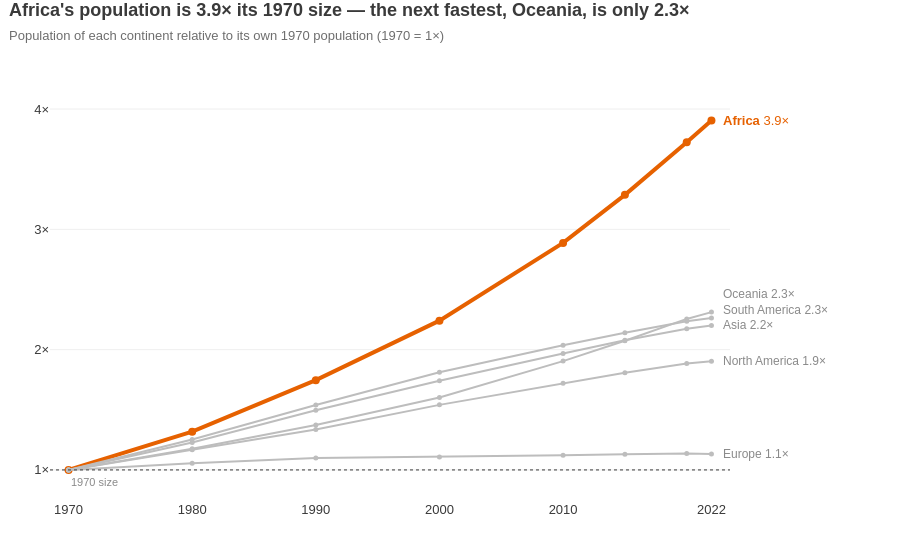

The code cell stored with this chart in its notebook:
### Markdown cell above
**Chart choice & justification:** *Which chart did you choose, and why? Justify design choices.*

**Chart: line chart, indexed to 1970 = 1×.**

**Why this chart:** the question is about change over time for six groups, and a line chart is the best way to show a trend and its pace (the slope). Indexing every continent to its *own* 1970 size puts continents of very different sizes on one comparable scale — plotting raw totals would only show that Asia is biggest, not who is growing fastest.

**Design choices**
- The y-axis is a growth multiple (1×, 2×, 3×, 4×), which answers "relative to its 1970 size" directly; a dotted line marks the 1970 size.
- **Africa — the answer — is the only coloured line** (orange, thicker); the other five continents are grey context.
- Direct labels at the end of each line (with the 2022 multiple) replace the legend.
- Markers show the real observation years on a numeric time axis, so the uneven spacing (10, 5 and 2 years) is not hidden. No vertical gridlines, only faint horizontal ones.

**What it shows:** Africa's population is **3.9× its 1970 size** (365 M → 1.43 B) and its line is still the steepest. Oceania (2.3×), South America (2.3×) and Asia (2.2×) form a middle group, North America reached 1.9×, and **Europe barely moved (1.1×)**.

### Code cell
# Q1 — growth of each continent relative to its own 1970 size → LINE CHART (indexed, 1970 = 1×)
cont = df_long.groupby(['Continent', 'Year'], as_index=False)['Population'].sum()
base_1970 = cont.loc[cont['Year'] == 1970].set_index('Continent')['Population']
cont['Growth'] = cont['Population'] / cont['Continent'].map(base_1970)        # 1.0 = same size as in 1970

end = cont.loc[cont['Year'] == 2022].set_index('Continent')['Growth'].sort_values(ascending=False)
fastest, second, slowest = end.index[0], end.index[1], end.index[-1]
colours = {c: (ACCENT if c == fastest else GREY) for c in end.index}

fig = px.line(cont, x='Year', y='Growth', color='Continent', markers=True,
              color_discrete_map=colours, custom_data=['Continent', 'Population'],
              template='plotly_white',
              title=f"{fastest}'s population is {end[fastest]:.1f}× its 1970 size — "
                    f"the next fastest, {second}, is only {end[second]:.1f}×")

fig.update_traces(line=dict(width=2), marker=dict(size=5),
                  hovertemplate='<b>%{customdata[0]}</b>, %{x}<br>%{y:.2f}× its 1970 size'
                                '<br>%{customdata[1]:,.0f} people<extra></extra>')
fig.update_traces(selector=dict(name=fastest), line=dict(width=4), marker=dict(size=8))

# Direct labels at the end of each line instead of a legend (nudged apart where lines converge)
label_y, last = {}, -np.inf
for c, g in end.sort_values().items():
    label_y[c] = max(g, last + 0.13)
    last = label_y[c]
for c, g in end.items():
    fig.add_annotation(x=2022, y=label_y[c], text=f'<b>{c}</b> {g:.1f}×' if c == fastest else f'{c} {g:.1f}×',
                       xanchor='left', xshift=10, showarrow=False,
                       font=dict(color=ACCENT if c == fastest else '#8A8A8A', size=13 if c == fastest else 12))

fig.add_hline(y=1, line=dict(color=DARK, width=1, dash='dot'))
fig.add_annotation(x=1970, y=1, text='1970 size', yshift=-12, xanchor='left', showarrow=False,
                   font=dict(size=11, color='#8A8A8A'))

fig.update_layout(title=title(fig.layout.title.text,
                              'Population of each continent relative to its own 1970 population (1970 = 1×)'),
                  showlegend=False, font=FONT, height=540, margin=dict(l=50, r=170, t=85, b=40))
fig.update_xaxes(title=None, showgrid=False, tickvals=[1970, 1980, 1990, 2000, 2010, 2022], range=[1968.5, 2023.5])
fig.update_yaxes(title=None, tickvals=[1, 2, 3, 4], ticktext=['1×', '2×', '3×', '4×'], range=[0.75, 4.2],
                 gridcolor='#EFEFEF', zeroline=False)
fig.show()

### Figure 1 — Plotly figure (JSON) as saved in the notebook; plotly's stock layout.template omitted (floating-point values rounded to 4 significant figures)
{"data": [{"customdata": [["Africa", 365444348], ["Africa", 481536377], ["Africa", 638150629], ["Africa", 818946032], ["Africa", 1055228072], ["Africa", 1201102442], ["Africa", 1360671810], ["Africa", 1426730932]], "hovertemplate": "<b>%{customdata[0]}</b>, %{x}<br>%{y:.2f}× its 1970 size<br>%{customdata[1]:,.0f} people<extra></extra>", "legendgroup": "Africa", "line": {"color": "#E66100", "dash": "solid", "width": 4}, "marker": {"size": 8, "symbol": "circle"}, "mode": "lines+markers", "name": "Africa", "orientation": "v", "showlegend": true, "type": "scatter", "x": [1970, 1980, 1990, 2000, 2010, 2015, 2020, 2022], "xaxis": "x", "y": [1.0, 1.318, 1.746, 2.241, 2.888, 3.287, 3.723, 3.904], "yaxis": "y"}, {"customdata": [["Asia", 2144906290], ["Asia", 2635334228], ["Asia", 3210563577], ["Asia", 3735089604], ["Asia", 4220041327], ["Asia", 4458250182], ["Asia", 4663086535], ["Asia", 4721383274]], "hovertemplate": "<b>%{customdata[0]}</b>, %{x}<br>%{y:.2f}× its 1970 size<br>%{customdata[1]:,.0f} people<extra></extra>", "legendgroup": "Asia", "line": {"color": "#BDBDBD", "dash": "solid", "width": 2}, "marker": {"size": 5, "symbol": "circle"}, "mode": "lines+markers", "name": "Asia", "orientation": "v", "showlegend": true, "type": "scatter", "x": [1970, 1980, 1990, 2000, 2010, 2015, 2020, 2022], "xaxis": "x", "y": [1.0, 1.229, 1.497, 1.741, 1.967, 2.079, 2.174, 2.201], "yaxis": "y"}, {"customdata": [["Europe", 655923991], ["Europe", 692527159], ["Europe", 720320797], ["Europe", 726093423], ["Europe", 735613934], ["Europe", 741535608], ["Europe", 745792196], ["Europe", 743147538]], "hovertemplate": "<b>%{customdata[0]}</b>, %{x}<br>%{y:.2f}× its 1970 size<br>%{customdata[1]:,.0f} people<extra></extra>", "legendgroup": "Europe", "line": {"color": "#BDBDBD", "dash": "solid", "width": 2}, "marker": {"size": 5, "symbol": "circle"}, "mode": "lines+markers", "name": "Europe", "orientation": "v", "showlegend": true, "type": "scatter", "x": [1970, 1980, 1990, 2000, 2010, 2015, 2020, 2022], "xaxis": "x", "y": [1.0, 1.056, 1.098, 1.107, 1.121, 1.131, 1.137, 1.133], "yaxis": "y"}, {"customdata": [["North America", 315434606], ["North America", 368293361], ["North America", 421266425], ["North America", 486069584], ["North America", 542720651], ["North America", 570383850], ["North America", 594236593], ["North America", 600296136]], "hovertemplate": "<b>%{customdata[0]}</b>, %{x}<br>%{y:.2f}× its 1970 size<br>%{customdata[1]:,.0f} people<extra></extra>", "legendgroup": "North America", "line": {"color": "#BDBDBD", "dash": "solid", "width": 2}, "marker": {"size": 5, "symbol": "circle"}, "mode": "lines+markers", "name": "North America", "orientation": "v", "showlegend": true, "type": "scatter", "x": [1970, 1980, 1990, 2000, 2010, 2015, 2020, 2022], "xaxis": "x", "y": [1.0, 1.168, 1.336, 1.541, 1.721, 1.808, 1.884, 1.903], "yaxis": "y"}, {"customdata": [["Oceania", 19480270], ["Oceania", 22920240], ["Oceania", 26743822], ["Oceania", 31222778], ["Oceania", 37102764], ["Oceania", 40403283], ["Oceania", 43933426], ["Oceania", 45038554]], "hovertemplate": "<b>%{customdata[0]}</b>, %{x}<br>%{y:.2f}× its 1970 size<br>%{customdata[1]:,.0f} people<extra></extra>", "legendgroup": "Oceania", "line": {"color": "#BDBDBD", "dash": "solid", "width": 2}, "marker": {"size": 5, "symbol": "circle"}, "mode": "lines+markers", "name": "Oceania", "orientation": "v", "showlegend": true, "type": "scatter", "x": [1970, 1980, 1990, 2000, 2010, 2015, 2020, 2022], "xaxis": "x", "y": [1.0, 1.177, 1.373, 1.603, 1.905, 2.074, 2.255, 2.312], "yaxis": "y"}, {"customdata": [["South America", 192947156], ["South America", 241789006], ["South America", 297146415], ["South America", 349634282], ["South America", 393078250], ["South America", 413134396], ["South America", 431530043], ["South America", 436816608]], "hovertemplate": "<b>%{customdata[0]}</b>, %{x}<br>%{y:.2f}× its 1970 size<br>%{customdata[1]:,.0f} people<extra></extra>", "legendgroup": "South America", "line": {"color": "#BDBDBD", "dash": "solid", "width": 2}, "marker": {"size": 5, "symbol": "circle"}, "mode": "lines+markers", "name": "South America", "orientation": "v", "showlegend": true, "type": "scatter", "x": [1970, 1980, 1990, 2000, 2010, 2015, 2020, 2022], "xaxis": "x", "y": [1.0, 1.253, 1.54, 1.812, 2.037, 2.141, 2.237, 2.264], "yaxis": "y"}], "layout": {"annotations": [{"font": {"color": "#E66100", "size": 13}, "showarrow": false, "text": "<b>Africa</b> 3.9×", "x": 2022, "xanchor": "left", "xshift": 10, "y": 3.904}, {"font": {"color": "#8A8A8A", "size": 12}, "showarrow": false, "text": "Oceania 2.3×", "x": 2022, "xanchor": "left", "xshift": 10, "y": 2.461}, {"font": {"color": "#8A8A8A", "size": 12}, "showarrow": false, "text": "South America 2.3×", "x": 2022, "xanchor": "left", "xshift": 10, "y": 2.331}, {"font": {"color": "#8A8A8A", "size": 12}, "showarrow": false, "text": "Asia 2.2×", "x": 2022, "xanchor": "left", "xshift": 10, "y": 2.201}, {"font": {"color": "#8A8A8A", "size": 12}, "showarrow": false, "text": "North America 1.9×", "x": 2022, "xanchor": "left", "xshift": 10, "y": 1.903}, {"font": {"color": "#8A8A8A", "size": 12}, "showarrow": false, "text": "Europe 1.1×", "x": 2022, "xanchor": "left", "xshift": 10, "y": 1.133}, {"font": {"color": "#8A8A8A", "size": 11}, "showarrow": false, "text": "1970 size", "x": 1970, "xanchor": "left", "y": 1, "yshift": -12}], "font": {"color": "#3A3A3A", "family": "Arial, sans-serif", "size": 13}, "height": 540, "legend": {"title": {"text": "Continent"}, "tracegroupgap": 0}, "margin": {"b": 40, "l": 50, "r": 170, "t": 85}, "shapes": [{"line": {"color": "#3A3A3A", "dash": "dot", "width": 1}, "type": "line", "x0": 0, "x1": 1, "xref": "x domain", "y0": 1, "y1": 1, "yref": "y"}], "showlegend": false, "title": {"font": {"size": 18}, "text": "<b>Africa's population is 3.9× its 1970 size — the next fastest, Oceania, is only 2.3×</b><br><span style='font-size:13px;color:#6E6E6E'>Population of each continent relative to its own 1970 population (1970 = 1×)</span>", "x": 0.01, "xanchor": "left", "y": 0.97, "yanchor": "top"}, "xaxis": {"anchor": "y", "domain": [0.0, 1.0], "range": [1968.0, 2024.0], "showgrid": false, "tickvals": [1970, 1980, 1990, 2000, 2010, 2022], "title": {}}, "yaxis": {"anchor": "x", "domain": [0.0, 1.0], "gridcolor": "#EFEFEF", "range": [0.75, 4.2], "ticktext": ["1×", "2×", "3×", "4×"], "tickvals": [1, 2, 3, 4], "title": {}, "zeroline": false}}}
